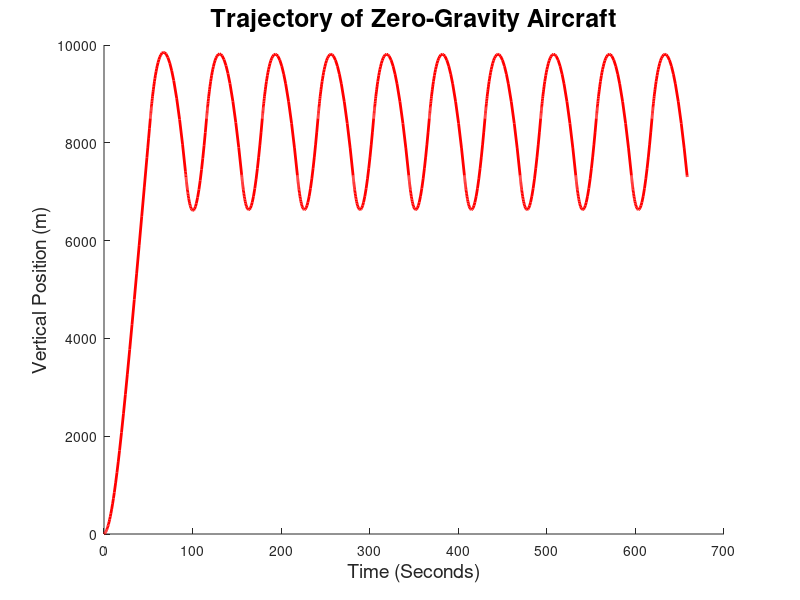

Write MATLAB code to recreate this figure.
function plane()
% Modeling a Boeing 727

    g = 9.81;       % acceleration due to gravity (m/s^2)
    m = 65000;      % mass of airplane (kg)
    rho = 1.3;      % density of air (kg/m^3)
    A = 330;        % cross-sectional area of plane (m^2)
    C_l = 0.56;     % coefficient of lift (dimensionless)
    C_D = 0.6;      % coefficient of drag (dimensionless)
    
    F_thrust = 2000000;
    F_thrust_2 = 2800000;
    initial_pos = [0, 0];
    initial_vel = [40, 10];
    
    options = odeset('events', @events);
    options2 = odeset('events', @events2);
    
    [TIME, Y] = ode45(@thrust_on_1, [0, 2000], [initial_pos, initial_vel], options);
%     t_1 = TIME(1);
%     t = TIME(end) - TIME(1);
    [TIME_2, Y_2] = ode45(@thrust_off, [TIME(end), 4000], [Y(end, 1), Y(end, 2), Y(end, 3), Y(end, 4)], options2);
    Y = [Y; Y_2];
    T = [TIME; TIME_2];
    
    %disp(Y);
    
    for i = 2:10
        [TIME, Y_2] = ode45(@thrust_on_2, [T(end), 2000*(i+1)], [Y(end, 1), Y(end, 2), Y(end, 3), Y(end, 4)], options);
        Y = [Y; Y_2];
        T = [T; TIME];
%         t = t + (TIME(end) - TIME(1));
        [TIME, Y_2] = ode45(@thrust_off, [T(end), 2000*(i+2)], [Y(end, 1), Y(end, 2), Y(end, 3), Y(end, 4)], options2);
        Y = [Y; Y_2];
        T = [T; TIME];
    end

    clf;
    hold on;
    plot(T, Y(:,2), 'r', 'LineWidth', 2)
    xlabel('Time (Seconds)', 'FontSize', 14);
    %disp(t); %time spent thrusting
    %disp(TIME(end) - t_1); %total time of flight
    %plot(Y(:,1), Y(:,2), 'LineWidth', 2);
    %plot(Y_2(:,1), Y_2(:,2));
    %axis([0, 2e4, 0, 10000]);
    %xlabel('Horizontal Position (m)', 'FontSize', 14);
    ylabel('Vertical Position (m)', 'FontSize', 14);
    title('Trajectory of Zero-Gravity Aircraft', 'FontSize', 18);

    function res = thrust_on_1(t, W)
        P = W(1:2);
        V = W(3:4);
        
        v = norm(V);
        v_hat = V / v;
        s_hat = fliplr(v_hat);
        
        %disp(t);
        %disp(F_thrust);
        %hold on;
        %plot(t, F_thrust, 'o');
        
        dPdt = V;
        dVdt = [0; -g] + ([F_thrust*cos(pi/4);F_thrust*cos(pi/4)]/m) + ((rho*A*v^2) / (2*m)) * (C_l*s_hat - C_D*v_hat);
        
        res = [dPdt; dVdt];
    end

    function res = thrust_on_2(t, W)
        P = W(1:2);
        V = W(3:4);
        
        v = norm(V);
        v_hat = V / v;
        s_hat = fliplr(v_hat);
        
        %disp(t);
        %disp(F_thrust);
        %hold on;
        %plot(t, F_thrust, 'o');
        
        dPdt = V;
        dVdt = [0; -g] + ([F_thrust_2*cos(pi/4);F_thrust_2*cos(pi/4)]/m) + ((rho*A*v^2) / (2*m)) * (C_l*s_hat - C_D*v_hat);
        
        res = [dPdt; dVdt];
    end
    
    function res = thrust_off(t, W)
        P = W(1:2);
        V = W(3:4);
        
        v = norm(V);
        v_hat = V / v;
        s_hat = fliplr(v_hat);
        
        %disp(t);
        %disp(F_thrust);
        %hold on;
        %plot(t, F_thrust, 'o');
        
        dPdt = V;
        dVdt = [0; -g] + ([0; 0]/m) + ((rho*A*v^2) / (2*m)) * (C_l*s_hat - C_D*v_hat);
        
        res = [dPdt; dVdt];
    end

    function [value, isterminal,direction] = events(t, W) % kill thrust when height is increasing
        value = W(2) - 8500;
        %value = W(2) - 9000;
        direction = 1;
        isterminal = 1;
    end

    function [value, isterminal, direction] = events2(t, W) % when plane is too close to ground terminate
        value = W(2) - 7300;
        
        direction = -1;
        isterminal = 1;
    end

end
